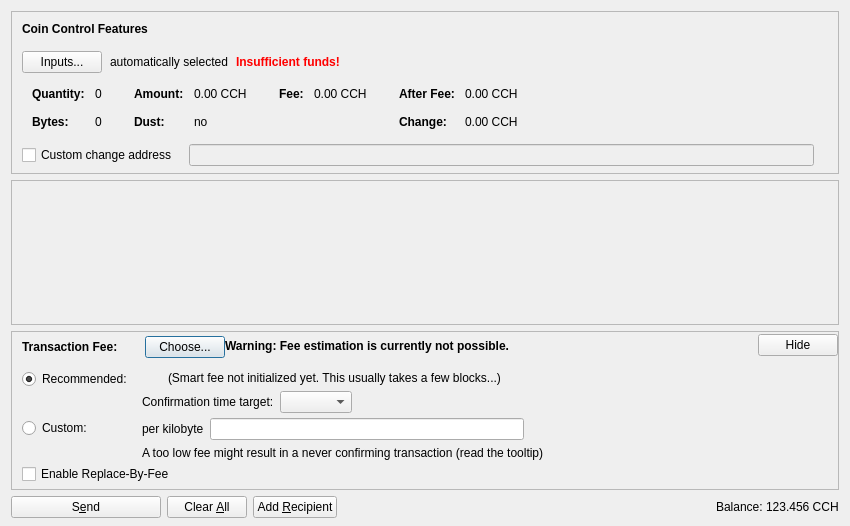
<?xml version="1.0" encoding="UTF-8"?>
<ui version="4.0">
 <class>SendCoinsDialog</class>
 <widget class="QDialog" name="SendCoinsDialog">
  <property name="geometry">
   <rect>
    <x>0</x>
    <y>0</y>
    <width>850</width>
    <height>526</height>
   </rect>
  </property>
  <property name="windowTitle">
   <string>Send Coins</string>
  </property>
  <layout class="QVBoxLayout" name="verticalLayout" stretch="0,1,0,0">
   <property name="bottomMargin">
    <number>8</number>
   </property>
   <item>
    <widget class="QFrame" name="frameCoinControl">
     <property name="sizePolicy">
      <sizepolicy hsizetype="Expanding" vsizetype="Expanding">
       <horstretch>0</horstretch>
       <verstretch>0</verstretch>
      </sizepolicy>
     </property>
     <property name="maximumSize">
      <size>
       <width>16777215</width>
       <height>16777215</height>
      </size>
     </property>
     <property name="frameShape">
      <enum>QFrame::StyledPanel</enum>
     </property>
     <property name="frameShadow">
      <enum>QFrame::Sunken</enum>
     </property>
     <layout class="QVBoxLayout" name="verticalLayoutCoinControl2">
      <property name="spacing">
       <number>0</number>
      </property>
      <property name="leftMargin">
       <number>0</number>
      </property>
      <property name="topMargin">
       <number>0</number>
      </property>
      <property name="rightMargin">
       <number>0</number>
      </property>
      <property name="bottomMargin">
       <number>6</number>
      </property>
      <item>
       <layout class="QVBoxLayout" name="verticalLayoutCoinControl" stretch="0,0,0,0,1">
        <property name="spacing">
         <number>0</number>
        </property>
        <property name="leftMargin">
         <number>10</number>
        </property>
        <property name="topMargin">
         <number>10</number>
        </property>
        <item>
         <layout class="QHBoxLayout" name="horizontalLayoutCoinControl1">
          <property name="bottomMargin">
           <number>15</number>
          </property>
          <item>
           <widget class="QLabel" name="labelCoinControlFeatures">
            <property name="sizePolicy">
             <sizepolicy hsizetype="Preferred" vsizetype="Maximum">
              <horstretch>0</horstretch>
              <verstretch>0</verstretch>
             </sizepolicy>
            </property>
            <property name="font">
             <font>
              <weight>75</weight>
              <bold>true</bold>
             </font>
            </property>
            <property name="styleSheet">
             <string notr="true">font-weight:bold;</string>
            </property>
            <property name="text">
             <string>Coin Control Features</string>
            </property>
           </widget>
          </item>
         </layout>
        </item>
        <item>
         <layout class="QHBoxLayout" name="horizontalLayoutCoinControl2" stretch="0,0,0,0">
          <property name="spacing">
           <number>8</number>
          </property>
          <property name="bottomMargin">
           <number>10</number>
          </property>
          <item>
           <widget class="QPushButton" name="pushButtonCoinControl">
            <property name="styleSheet">
             <string notr="true"/>
            </property>
            <property name="text">
             <string>Inputs...</string>
            </property>
            <property name="autoDefault">
             <bool>false</bool>
            </property>
           </widget>
          </item>
          <item>
           <widget class="QLabel" name="labelCoinControlAutomaticallySelected">
            <property name="text">
             <string>automatically selected</string>
            </property>
            <property name="margin">
             <number>5</number>
            </property>
           </widget>
          </item>
          <item>
           <widget class="QLabel" name="labelCoinControlInsuffFunds">
            <property name="font">
             <font>
              <weight>75</weight>
              <bold>true</bold>
             </font>
            </property>
            <property name="styleSheet">
             <string notr="true">color:red;font-weight:bold;</string>
            </property>
            <property name="text">
             <string>Insufficient funds!</string>
            </property>
            <property name="margin">
             <number>5</number>
            </property>
           </widget>
          </item>
          <item>
           <spacer name="horizontalSpacerCoinControl">
            <property name="orientation">
             <enum>Qt::Horizontal</enum>
            </property>
            <property name="sizeHint" stdset="0">
             <size>
              <width>40</width>
              <height>1</height>
             </size>
            </property>
           </spacer>
          </item>
         </layout>
        </item>
        <item>
         <widget class="QWidget" name="widgetCoinControl" native="true">
          <property name="sizePolicy">
           <sizepolicy hsizetype="Preferred" vsizetype="Preferred">
            <horstretch>0</horstretch>
            <verstretch>0</verstretch>
           </sizepolicy>
          </property>
          <property name="minimumSize">
           <size>
            <width>0</width>
            <height>0</height>
           </size>
          </property>
          <property name="styleSheet">
           <string notr="true"/>
          </property>
          <layout class="QHBoxLayout" name="horizontalLayoutCoinControl5">
           <property name="leftMargin">
            <number>0</number>
           </property>
           <property name="topMargin">
            <number>0</number>
           </property>
           <property name="rightMargin">
            <number>0</number>
           </property>
           <property name="bottomMargin">
            <number>0</number>
           </property>
           <item>
            <layout class="QHBoxLayout" name="horizontalLayoutCoinControl3" stretch="0,0,0,1">
             <property name="spacing">
              <number>20</number>
             </property>
             <property name="topMargin">
              <number>0</number>
             </property>
             <property name="bottomMargin">
              <number>10</number>
             </property>
             <item>
              <layout class="QFormLayout" name="formLayoutCoinControl1">
               <property name="horizontalSpacing">
                <number>10</number>
               </property>
               <property name="verticalSpacing">
                <number>14</number>
               </property>
               <property name="leftMargin">
                <number>10</number>
               </property>
               <property name="topMargin">
                <number>4</number>
               </property>
               <property name="rightMargin">
                <number>6</number>
               </property>
               <item row="0" column="0">
                <widget class="QLabel" name="labelCoinControlQuantityText">
                 <property name="font">
                  <font>
                   <weight>75</weight>
                   <bold>true</bold>
                  </font>
                 </property>
                 <property name="text">
                  <string>Quantity:</string>
                 </property>
                 <property name="margin">
                  <number>0</number>
                 </property>
                </widget>
               </item>
               <item row="0" column="1">
                <widget class="QLabel" name="labelCoinControlQuantity">
                 <property name="cursor">
                  <cursorShape>IBeamCursor</cursorShape>
                 </property>
                 <property name="contextMenuPolicy">
                  <enum>Qt::ActionsContextMenu</enum>
                 </property>
                 <property name="text">
                  <string notr="true">0</string>
                 </property>
                 <property name="margin">
                  <number>0</number>
                 </property>
                 <property name="textInteractionFlags">
                  <set>Qt::LinksAccessibleByMouse|Qt::TextSelectableByKeyboard|Qt::TextSelectableByMouse</set>
                 </property>
                </widget>
               </item>
               <item row="1" column="0">
                <widget class="QLabel" name="labelCoinControlBytesText">
                 <property name="font">
                  <font>
                   <weight>75</weight>
                   <bold>true</bold>
                  </font>
                 </property>
                 <property name="text">
                  <string>Bytes:</string>
                 </property>
                </widget>
               </item>
               <item row="1" column="1">
                <widget class="QLabel" name="labelCoinControlBytes">
                 <property name="cursor">
                  <cursorShape>IBeamCursor</cursorShape>
                 </property>
                 <property name="contextMenuPolicy">
                  <enum>Qt::ActionsContextMenu</enum>
                 </property>
                 <property name="text">
                  <string notr="true">0</string>
                 </property>
                 <property name="textInteractionFlags">
                  <set>Qt::LinksAccessibleByMouse|Qt::TextSelectableByKeyboard|Qt::TextSelectableByMouse</set>
                 </property>
                </widget>
               </item>
              </layout>
             </item>
             <item>
              <layout class="QFormLayout" name="formLayoutCoinControl2">
               <property name="horizontalSpacing">
                <number>10</number>
               </property>
               <property name="verticalSpacing">
                <number>14</number>
               </property>
               <property name="leftMargin">
                <number>6</number>
               </property>
               <property name="topMargin">
                <number>4</number>
               </property>
               <property name="rightMargin">
                <number>6</number>
               </property>
               <item row="0" column="0">
                <widget class="QLabel" name="labelCoinControlAmountText">
                 <property name="font">
                  <font>
                   <weight>75</weight>
                   <bold>true</bold>
                  </font>
                 </property>
                 <property name="text">
                  <string>Amount:</string>
                 </property>
                 <property name="margin">
                  <number>0</number>
                 </property>
                </widget>
               </item>
               <item row="0" column="1">
                <widget class="QLabel" name="labelCoinControlAmount">
                 <property name="cursor">
                  <cursorShape>IBeamCursor</cursorShape>
                 </property>
                 <property name="contextMenuPolicy">
                  <enum>Qt::ActionsContextMenu</enum>
                 </property>
                 <property name="text">
                  <string notr="true">0.00 CCH</string>
                 </property>
                 <property name="textInteractionFlags">
                  <set>Qt::LinksAccessibleByMouse|Qt::TextSelectableByKeyboard|Qt::TextSelectableByMouse</set>
                 </property>
                </widget>
               </item>
               <item row="1" column="0">
                <widget class="QLabel" name="labelCoinControlLowOutputText">
                 <property name="font">
                  <font>
                   <weight>75</weight>
                   <bold>true</bold>
                  </font>
                 </property>
                 <property name="text">
                  <string>Dust:</string>
                 </property>
                </widget>
               </item>
               <item row="1" column="1">
                <widget class="QLabel" name="labelCoinControlLowOutput">
                 <property name="cursor">
                  <cursorShape>IBeamCursor</cursorShape>
                 </property>
                 <property name="contextMenuPolicy">
                  <enum>Qt::ActionsContextMenu</enum>
                 </property>
                 <property name="text">
                  <string notr="true">no</string>
                 </property>
                 <property name="textInteractionFlags">
                  <set>Qt::LinksAccessibleByMouse|Qt::TextSelectableByKeyboard|Qt::TextSelectableByMouse</set>
                 </property>
                </widget>
               </item>
              </layout>
             </item>
             <item>
              <layout class="QFormLayout" name="formLayoutCoinControl3">
               <property name="horizontalSpacing">
                <number>10</number>
               </property>
               <property name="verticalSpacing">
                <number>14</number>
               </property>
               <property name="leftMargin">
                <number>6</number>
               </property>
               <property name="topMargin">
                <number>4</number>
               </property>
               <property name="rightMargin">
                <number>6</number>
               </property>
               <item row="0" column="0">
                <widget class="QLabel" name="labelCoinControlFeeText">
                 <property name="font">
                  <font>
                   <weight>75</weight>
                   <bold>true</bold>
                  </font>
                 </property>
                 <property name="text">
                  <string>Fee:</string>
                 </property>
                 <property name="margin">
                  <number>0</number>
                 </property>
                </widget>
               </item>
               <item row="0" column="1">
                <widget class="QLabel" name="labelCoinControlFee">
                 <property name="cursor">
                  <cursorShape>IBeamCursor</cursorShape>
                 </property>
                 <property name="contextMenuPolicy">
                  <enum>Qt::ActionsContextMenu</enum>
                 </property>
                 <property name="text">
                  <string notr="true">0.00 CCH</string>
                 </property>
                 <property name="textInteractionFlags">
                  <set>Qt::LinksAccessibleByMouse|Qt::TextSelectableByKeyboard|Qt::TextSelectableByMouse</set>
                 </property>
                </widget>
               </item>
              </layout>
             </item>
             <item>
              <layout class="QFormLayout" name="formLayoutCoinControl4">
               <property name="horizontalSpacing">
                <number>10</number>
               </property>
               <property name="verticalSpacing">
                <number>14</number>
               </property>
               <property name="leftMargin">
                <number>6</number>
               </property>
               <property name="topMargin">
                <number>4</number>
               </property>
               <property name="rightMargin">
                <number>6</number>
               </property>
               <item row="0" column="0">
                <widget class="QLabel" name="labelCoinControlAfterFeeText">
                 <property name="font">
                  <font>
                   <weight>75</weight>
                   <bold>true</bold>
                  </font>
                 </property>
                 <property name="text">
                  <string>After Fee:</string>
                 </property>
                 <property name="margin">
                  <number>0</number>
                 </property>
                </widget>
               </item>
               <item row="0" column="1">
                <widget class="QLabel" name="labelCoinControlAfterFee">
                 <property name="cursor">
                  <cursorShape>IBeamCursor</cursorShape>
                 </property>
                 <property name="contextMenuPolicy">
                  <enum>Qt::ActionsContextMenu</enum>
                 </property>
                 <property name="text">
                  <string notr="true">0.00 CCH</string>
                 </property>
                 <property name="textInteractionFlags">
                  <set>Qt::LinksAccessibleByMouse|Qt::TextSelectableByKeyboard|Qt::TextSelectableByMouse</set>
                 </property>
                </widget>
               </item>
               <item row="1" column="0">
                <widget class="QLabel" name="labelCoinControlChangeText">
                 <property name="font">
                  <font>
                   <weight>75</weight>
                   <bold>true</bold>
                  </font>
                 </property>
                 <property name="text">
                  <string>Change:</string>
                 </property>
                </widget>
               </item>
               <item row="1" column="1">
                <widget class="QLabel" name="labelCoinControlChange">
                 <property name="cursor">
                  <cursorShape>IBeamCursor</cursorShape>
                 </property>
                 <property name="contextMenuPolicy">
                  <enum>Qt::ActionsContextMenu</enum>
                 </property>
                 <property name="text">
                  <string notr="true">0.00 CCH</string>
                 </property>
                 <property name="textInteractionFlags">
                  <set>Qt::LinksAccessibleByMouse|Qt::TextSelectableByKeyboard|Qt::TextSelectableByMouse</set>
                 </property>
                </widget>
               </item>
              </layout>
             </item>
            </layout>
           </item>
          </layout>
         </widget>
        </item>
        <item>
         <layout class="QHBoxLayout" name="horizontalLayoutCoinControl4" stretch="0,0,0">
          <property name="spacing">
           <number>12</number>
          </property>
          <property name="sizeConstraint">
           <enum>QLayout::SetDefaultConstraint</enum>
          </property>
          <property name="topMargin">
           <number>5</number>
          </property>
          <property name="rightMargin">
           <number>5</number>
          </property>
          <item>
           <widget class="QCheckBox" name="checkBoxCoinControlChange">
            <property name="toolTip">
             <string>If this is activated, but the change address is empty or invalid, change will be sent to a newly generated address.</string>
            </property>
            <property name="text">
             <string>Custom change address</string>
            </property>
           </widget>
          </item>
          <item>
           <widget class="QValidatedLineEdit" name="lineEditCoinControlChange">
            <property name="enabled">
             <bool>false</bool>
            </property>
            <property name="sizePolicy">
             <sizepolicy hsizetype="Expanding" vsizetype="Fixed">
              <horstretch>0</horstretch>
              <verstretch>0</verstretch>
             </sizepolicy>
            </property>
           </widget>
          </item>
          <item>
           <widget class="QLabel" name="labelCoinControlChangeLabel">
            <property name="sizePolicy">
             <sizepolicy hsizetype="Preferred" vsizetype="Expanding">
              <horstretch>0</horstretch>
              <verstretch>0</verstretch>
             </sizepolicy>
            </property>
            <property name="minimumSize">
             <size>
              <width>0</width>
              <height>0</height>
             </size>
            </property>
            <property name="text">
             <string/>
            </property>
            <property name="margin">
             <number>3</number>
            </property>
           </widget>
          </item>
         </layout>
        </item>
        <item>
         <spacer name="verticalSpacerCoinControl">
          <property name="orientation">
           <enum>Qt::Vertical</enum>
          </property>
          <property name="sizeHint" stdset="0">
           <size>
            <width>800</width>
            <height>1</height>
           </size>
          </property>
         </spacer>
        </item>
       </layout>
      </item>
     </layout>
    </widget>
   </item>
   <item>
    <widget class="QScrollArea" name="scrollArea">
     <property name="widgetResizable">
      <bool>true</bool>
     </property>
     <widget class="QWidget" name="scrollAreaWidgetContents">
      <property name="geometry">
       <rect>
        <x>0</x>
        <y>0</y>
        <width>830</width>
        <height>104</height>
       </rect>
      </property>
      <layout class="QVBoxLayout" name="verticalLayout_2" stretch="0,1">
       <property name="leftMargin">
        <number>0</number>
       </property>
       <property name="topMargin">
        <number>0</number>
       </property>
       <property name="rightMargin">
        <number>0</number>
       </property>
       <property name="bottomMargin">
        <number>0</number>
       </property>
       <item>
        <layout class="QVBoxLayout" name="entries">
         <property name="spacing">
          <number>6</number>
         </property>
        </layout>
       </item>
       <item>
        <spacer name="verticalSpacer">
         <property name="orientation">
          <enum>Qt::Vertical</enum>
         </property>
         <property name="sizeHint" stdset="0">
          <size>
           <width>20</width>
           <height>40</height>
          </size>
         </property>
        </spacer>
       </item>
      </layout>
     </widget>
    </widget>
   </item>
   <item>
    <widget class="QFrame" name="frameFee">
     <property name="sizePolicy">
      <sizepolicy hsizetype="Expanding" vsizetype="Expanding">
       <horstretch>0</horstretch>
       <verstretch>0</verstretch>
      </sizepolicy>
     </property>
     <property name="maximumSize">
      <size>
       <width>16777215</width>
       <height>16777215</height>
      </size>
     </property>
     <property name="frameShape">
      <enum>QFrame::StyledPanel</enum>
     </property>
     <property name="frameShadow">
      <enum>QFrame::Sunken</enum>
     </property>
     <layout class="QVBoxLayout" name="verticalLayoutFee1">
      <property name="spacing">
       <number>0</number>
      </property>
      <property name="leftMargin">
       <number>0</number>
      </property>
      <property name="topMargin">
       <number>0</number>
      </property>
      <property name="rightMargin">
       <number>0</number>
      </property>
      <property name="bottomMargin">
       <number>0</number>
      </property>
      <item>
       <layout class="QVBoxLayout" name="verticalLayoutFee2" stretch="0,0,0">
        <property name="spacing">
         <number>0</number>
        </property>
        <property name="leftMargin">
         <number>10</number>
        </property>
        <property name="topMargin">
         <number>0</number>
        </property>
        <item>
         <layout class="QHBoxLayout" name="horizontalLayoutFee1">
          <property name="bottomMargin">
           <number>0</number>
          </property>
          <item>
           <layout class="QVBoxLayout" name="verticalLayoutFee7">
            <property name="spacing">
             <number>0</number>
            </property>
            <item>
             <spacer name="verticalSpacerSmartFee">
              <property name="orientation">
               <enum>Qt::Vertical</enum>
              </property>
              <property name="sizeType">
               <enum>QSizePolicy::Fixed</enum>
              </property>
              <property name="sizeHint" stdset="0">
               <size>
                <width>1</width>
                <height>4</height>
               </size>
              </property>
             </spacer>
            </item>
            <item>
             <layout class="QHBoxLayout" name="horizontalLayoutSmartFee">
              <property name="spacing">
               <number>10</number>
              </property>
              <item>
               <widget class="QLabel" name="labelFeeHeadline">
                <property name="sizePolicy">
                 <sizepolicy hsizetype="Preferred" vsizetype="Maximum">
                  <horstretch>0</horstretch>
                  <verstretch>0</verstretch>
                 </sizepolicy>
                </property>
                <property name="font">
                 <font>
                  <weight>75</weight>
                  <bold>true</bold>
                 </font>
                </property>
                <property name="styleSheet">
                 <string notr="true">font-weight:bold;</string>
                </property>
                <property name="text">
                 <string>Transaction Fee:</string>
                </property>
               </widget>
              </item>
              <item>
               <widget class="QLabel" name="labelFeeMinimized">
                <property name="text">
                 <string/>
                </property>
               </widget>
              </item>
              <item>
               <widget class="QPushButton" name="buttonChooseFee">
                <property name="text">
                 <string>Choose...</string>
                </property>
               </widget>
              </item>
             </layout>
            </item>
            <item>
             <spacer name="verticalSpacer_5">
              <property name="orientation">
               <enum>Qt::Vertical</enum>
              </property>
              <property name="sizeHint" stdset="0">
               <size>
                <width>1</width>
                <height>1</height>
               </size>
              </property>
             </spacer>
            </item>
           </layout>
          </item>
          <item>
           <widget class="QLabel" name="fallbackFeeWarningLabel">
            <property name="toolTip">
             <string>Using the fallbackfee can result in sending a transaction that will take several hours or days (or never) to confirm. Consider choosing your fee manually or wait until you have validated the complete chain.</string>
            </property>
            <property name="font">
            <font>
                <weight>75</weight>
                <bold>true</bold>
            </font>
            </property>
            <property name="text">
             <string>Warning: Fee estimation is currently not possible.</string>
            </property>
            <property name="wordWrap">
             <bool>false</bool>
            </property>
           </widget>
          </item>
          <item>
           <spacer name="horizontalSpacer_4">
            <property name="orientation">
             <enum>Qt::Horizontal</enum>
            </property>
            <property name="sizeType">
             <enum>QSizePolicy::MinimumExpanding</enum>
            </property>
            <property name="sizeHint" stdset="0">
             <size>
              <width>40</width>
              <height>20</height>
             </size>
            </property>
           </spacer>
          </item>
          <item>
           <widget class="QPushButton" name="buttonMinimizeFee">
            <property name="toolTip">
             <string>Hide transaction fee settings</string>
            </property>
            <property name="text">
             <string>Hide</string>
            </property>
           </widget>
          </item>
         </layout>
        </item>
        <item>
         <widget class="QFrame" name="frameFeeSelection">
          <layout class="QVBoxLayout" name="verticalLayoutFee12">
           <property name="spacing">
            <number>0</number>
           </property>
           <property name="leftMargin">
            <number>0</number>
           </property>
           <property name="topMargin">
            <number>0</number>
           </property>
           <property name="rightMargin">
            <number>0</number>
           </property>
           <property name="bottomMargin">
            <number>0</number>
           </property>
           <item>
            <layout class="QGridLayout" name="gridLayoutFee">
             <property name="topMargin">
              <number>10</number>
             </property>
             <property name="bottomMargin">
              <number>4</number>
             </property>
             <property name="horizontalSpacing">
              <number>10</number>
             </property>
             <property name="verticalSpacing">
              <number>4</number>
             </property>
             <item row="1" column="1">
              <layout class="QVBoxLayout" name="verticalLayoutFee8">
               <property name="spacing">
                <number>6</number>
               </property>
               <item>
                <layout class="QHBoxLayout" name="horizontalLayoutFee13">
                 <item>
                  <widget class="QLabel" name="labelCustomPerKilobyte">
                   <property name="toolTip">
                    <string>Specify a custom fee per kB (1,000 bytes) of the transaction's virtual size.

Note:  Since the fee is calculated on a per-byte basis, a fee of "100 satoshis per kB" for a transaction size of 500 bytes (half of 1 kB) would ultimately yield a fee of only 50 satoshis.</string>
                   </property>
                   <property name="text">
                    <string>per kilobyte</string>
                   </property>
                  </widget>
                 </item>
                 <item>
                  <widget class="CounosHAmountField" name="customFee"/>
                 </item>
                 <item>
                  <spacer name="horizontalSpacer_6">
                   <property name="orientation">
                    <enum>Qt::Horizontal</enum>
                   </property>
                   <property name="sizeHint" stdset="0">
                    <size>
                     <width>1</width>
                     <height>1</height>
                    </size>
                   </property>
                  </spacer>
                 </item>
                </layout>
               </item>
               <item>
                <layout class="QHBoxLayout" name="horizontalLayoutFee8">
                 <item>
                  <widget class="QLabel" name="labelCustomFeeWarning">
                   <property name="enabled">
                    <bool>true</bool>
                   </property>
                   <property name="toolTip">
                    <string>When there is less transaction volume than space in the blocks, miners as well as relaying nodes may enforce a minimum fee. Paying only this minimum fee is just fine, but be aware that this can result in a never confirming transaction once there is more demand for counosh transactions than the network can process.</string>
                   </property>
                   <property name="text">
                    <string>A too low fee might result in a never confirming transaction (read the tooltip)</string>
                   </property>
                  </widget>
                 </item>
                 <item>
                  <spacer name="horizontalSpacer_2">
                   <property name="orientation">
                    <enum>Qt::Horizontal</enum>
                   </property>
                   <property name="sizeHint" stdset="0">
                    <size>
                     <width>1</width>
                     <height>1</height>
                    </size>
                   </property>
                  </spacer>
                 </item>
                </layout>
               </item>
              </layout>
             </item>
             <item row="0" column="0">
              <layout class="QVBoxLayout" name="verticalLayoutFee4" stretch="0,1">
               <item>
                <widget class="QRadioButton" name="radioSmartFee">
                 <property name="text">
                  <string>Recommended:</string>
                 </property>
                 <property name="checked">
                  <bool>true</bool>
                 </property>
                 <attribute name="buttonGroup">
                  <string notr="true">groupFee</string>
                 </attribute>
                </widget>
               </item>
               <item>
                <spacer name="verticalSpacer_2">
                 <property name="orientation">
                  <enum>Qt::Vertical</enum>
                 </property>
                 <property name="sizeHint" stdset="0">
                  <size>
                   <width>1</width>
                   <height>1</height>
                  </size>
                 </property>
                </spacer>
               </item>
              </layout>
             </item>
             <item row="1" column="0">
              <layout class="QVBoxLayout" name="verticalLayoutFee9" stretch="0,1">
               <item>
                <widget class="QRadioButton" name="radioCustomFee">
                 <property name="text">
                  <string>Custom:</string>
                 </property>
                 <attribute name="buttonGroup">
                  <string notr="true">groupFee</string>
                 </attribute>
                </widget>
               </item>
               <item>
                <spacer name="verticalSpacer_6">
                 <property name="orientation">
                  <enum>Qt::Vertical</enum>
                 </property>
                 <property name="sizeHint" stdset="0">
                  <size>
                   <width>1</width>
                   <height>1</height>
                  </size>
                 </property>
                </spacer>
               </item>
              </layout>
             </item>
             <item row="0" column="1">
              <layout class="QVBoxLayout" name="verticalLayoutFee3" stretch="0,0,1">
               <property name="spacing">
                <number>6</number>
               </property>
               <property name="topMargin">
                <number>2</number>
               </property>
               <item>
                <layout class="QHBoxLayout" name="horizontalLayoutFee12">
                 <item>
                  <widget class="QLabel" name="labelSmartFee">
                   <property name="text">
                    <string/>
                   </property>
                  </widget>
                 </item>
                 <item>
                  <widget class="QLabel" name="labelFeeEstimation">
                   <property name="text">
                    <string/>
                   </property>
                  </widget>
                 </item>
                 <item>
                  <widget class="QLabel" name="labelSmartFee2">
                   <property name="text">
                    <string>(Smart fee not initialized yet. This usually takes a few blocks...)</string>
                   </property>
                  </widget>
                 </item>
                 <item>
                  <spacer name="horizontalSpacer_5">
                   <property name="orientation">
                    <enum>Qt::Horizontal</enum>
                   </property>
                   <property name="sizeHint" stdset="0">
                    <size>
                     <width>1</width>
                     <height>1</height>
                    </size>
                   </property>
                  </spacer>
                 </item>
                </layout>
               </item>
               <item>
                <layout class="QHBoxLayout" name="horizontalLayoutFee9">
                 <item>
                  <layout class="QVBoxLayout" name="verticalLayoutFee6">
                   <item>
                    <widget class="QLabel" name="labelSmartFee3">
                     <property name="text">
                      <string>Confirmation time target:</string>
                     </property>
                    </widget>
                   </item>
                  </layout>
                 </item>
                 <item>
                  <layout class="QVBoxLayout" name="verticalLayoutFee5">
                   <property name="rightMargin">
                    <number>30</number>
                   </property>
                   <item>
                    <layout class="QHBoxLayout" name="horizontalLayoutConfTarget">
                     <property name="bottomMargin">
                      <number>0</number>
                     </property>
                     <item>
                      <widget class="QComboBox" name="confTargetSelector"/>
                     </item>
                     <item>
                      <spacer name="horizontalSpacerConfTarget">
                       <property name="orientation">
                        <enum>Qt::Horizontal</enum>
                       </property>
                       <property name="sizeHint" stdset="0">
                        <size>
                         <width>40</width>
                         <height>20</height>
                        </size>
                       </property>
                      </spacer>
                     </item>
                    </layout>
                   </item>
                  </layout>
                 </item>
                </layout>
               </item>
               <item>
                <spacer name="verticalSpacer_4">
                 <property name="orientation">
                  <enum>Qt::Vertical</enum>
                 </property>
                 <property name="sizeHint" stdset="0">
                  <size>
                   <width>1</width>
                   <height>1</height>
                  </size>
                 </property>
                </spacer>
               </item>
              </layout>
             </item>
            </layout>
           </item>
           <item>
            <widget class="QCheckBox" name="optInRBF">
             <property name="text">
              <string>Enable Replace-By-Fee</string>
             </property>
             <property name="toolTip">
              <string>With Replace-By-Fee (BIP-125) you can increase a transaction's fee after it is sent. Without this, a higher fee may be recommended to compensate for increased transaction delay risk.</string>
             </property>
            </widget>
           </item>
          </layout>
         </widget>
        </item>
        <item>
         <spacer name="verticalSpacerFee">
          <property name="orientation">
           <enum>Qt::Vertical</enum>
          </property>
          <property name="sizeHint" stdset="0">
           <size>
            <width>40</width>
            <height>5</height>
           </size>
          </property>
         </spacer>
        </item>
       </layout>
      </item>
     </layout>
    </widget>
   </item>
   <item>
    <layout class="QHBoxLayout" name="horizontalLayout">
     <item>
      <widget class="QPushButton" name="sendButton">
       <property name="minimumSize">
        <size>
         <width>150</width>
         <height>0</height>
        </size>
       </property>
       <property name="toolTip">
        <string>Confirm the send action</string>
       </property>
       <property name="text">
        <string>S&amp;end</string>
       </property>
       <property name="icon">
        <iconset resource="../counosh.qrc">
         <normaloff>:/icons/send</normaloff>:/icons/send</iconset>
       </property>
       <property name="autoDefault">
        <bool>false</bool>
       </property>
       <property name="default">
        <bool>false</bool>
       </property>
      </widget>
     </item>
     <item>
      <widget class="QPushButton" name="clearButton">
       <property name="sizePolicy">
        <sizepolicy hsizetype="Minimum" vsizetype="Fixed">
         <horstretch>0</horstretch>
         <verstretch>0</verstretch>
        </sizepolicy>
       </property>
       <property name="toolTip">
        <string>Clear all fields of the form.</string>
       </property>
       <property name="text">
        <string>Clear &amp;All</string>
       </property>
       <property name="icon">
        <iconset resource="../counosh.qrc">
         <normaloff>:/icons/remove</normaloff>:/icons/remove</iconset>
       </property>
       <property name="autoDefault">
        <bool>false</bool>
       </property>
      </widget>
     </item>
     <item>
      <widget class="QPushButton" name="addButton">
       <property name="toolTip">
        <string>Send to multiple recipients at once</string>
       </property>
       <property name="text">
        <string>Add &amp;Recipient</string>
       </property>
       <property name="icon">
        <iconset resource="../counosh.qrc">
         <normaloff>:/icons/add</normaloff>:/icons/add</iconset>
       </property>
       <property name="autoDefault">
        <bool>false</bool>
       </property>
      </widget>
     </item>
     <item>
      <spacer name="horizontalSpacer">
       <property name="orientation">
        <enum>Qt::Horizontal</enum>
       </property>
       <property name="sizeHint" stdset="0">
        <size>
         <width>40</width>
         <height>20</height>
        </size>
       </property>
      </spacer>
     </item>
     <item>
      <layout class="QHBoxLayout" name="horizontalLayout_2">
       <property name="spacing">
        <number>3</number>
       </property>
       <item>
        <widget class="QLabel" name="labelBalanceName">
         <property name="sizePolicy">
          <sizepolicy hsizetype="Preferred" vsizetype="Fixed">
           <horstretch>0</horstretch>
           <verstretch>0</verstretch>
          </sizepolicy>
         </property>
         <property name="text">
          <string>Balance:</string>
         </property>
        </widget>
       </item>
       <item>
        <widget class="QLabel" name="labelBalance">
         <property name="sizePolicy">
          <sizepolicy hsizetype="Preferred" vsizetype="Fixed">
           <horstretch>0</horstretch>
           <verstretch>0</verstretch>
          </sizepolicy>
         </property>
         <property name="cursor">
          <cursorShape>IBeamCursor</cursorShape>
         </property>
         <property name="text">
          <string notr="true">123.456 CCH</string>
         </property>
         <property name="textInteractionFlags">
          <set>Qt::LinksAccessibleByMouse|Qt::TextSelectableByKeyboard|Qt::TextSelectableByMouse</set>
         </property>
        </widget>
       </item>
      </layout>
     </item>
    </layout>
   </item>
  </layout>
 </widget>
 <customwidgets>
  <customwidget>
   <class>QValidatedLineEdit</class>
   <extends>QLineEdit</extends>
   <header>qt/qvalidatedlineedit.h</header>
  </customwidget>
  <customwidget>
   <class>CounosHAmountField</class>
   <extends>QLineEdit</extends>
   <header>qt/counoshamountfield.h</header>
   <container>1</container>
  </customwidget>
 </customwidgets>
 <resources>
  <include location="../counosh.qrc"/>
 </resources>
 <connections/>
 <buttongroups>
  <buttongroup name="groupFee"/>
 </buttongroups>
</ui>
